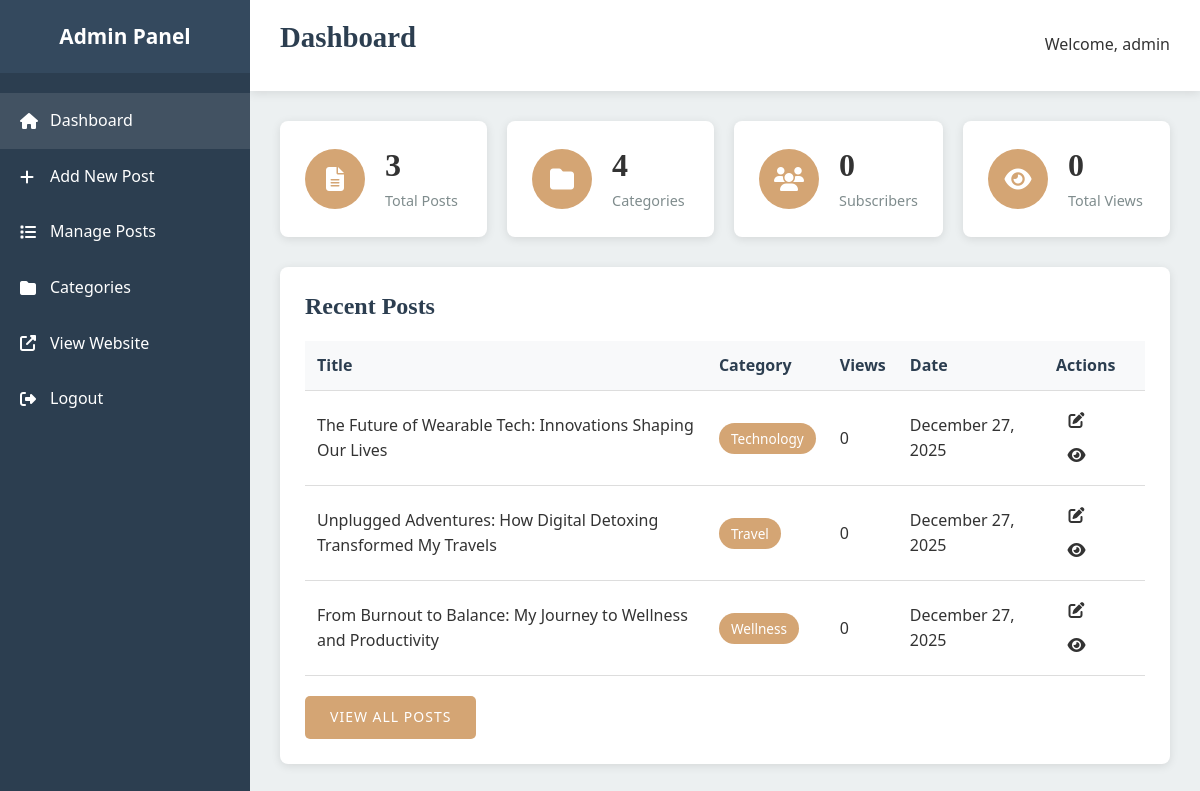
Page /admin/dashboard.php (signed in) on the committed database.
### tables this page shows
CREATE TABLE posts (
    id INT AUTO_INCREMENT PRIMARY KEY,
    title VARCHAR(255) NOT NULL,
    slug VARCHAR(255) UNIQUE NOT NULL,
    content TEXT NOT NULL,
    excerpt TEXT,
    image VARCHAR(255),
    category_id INT,
    author_id INT DEFAULT 1,
    is_featured TINYINT(1) DEFAULT 0,
    views INT DEFAULT 0,
    created_at TIMESTAMP DEFAULT CURRENT_TIMESTAMP,
    updated_at TIMESTAMP DEFAULT CURRENT_TIMESTAMP ON UPDATE CURRENT_TIMESTAMP,
    FOREIGN KEY (category_id) REFERENCES categories(id) ON DELETE SET NULL,
    FOREIGN KEY (author_id) REFERENCES users(id) ON DELETE CASCADE
);

CREATE TABLE categories (
    id INT AUTO_INCREMENT PRIMARY KEY,
    name VARCHAR(100) NOT NULL,
    slug VARCHAR(100) UNIQUE NOT NULL,
    description TEXT,
    created_at TIMESTAMP DEFAULT CURRENT_TIMESTAMP
);

### includes/functions.php (called while the page is built, shortened)
<?php
function formatDate($date) {
    return date('F j, Y', strtotime($date));
}
?>

### admin/dashboard.php (the view, shortened to what this page needs)
<?php
require_once '../includes/config.php';
require_once '../includes/functions.php';
$total_posts = mysqli_fetch_assoc(mysqli_query($conn, "SELECT COUNT(*) as count FROM posts"))['count'];
$total_categories = mysqli_fetch_assoc(mysqli_query($conn, "SELECT COUNT(*) as count FROM categories"))['count'];
$total_subscribers = mysqli_fetch_assoc(mysqli_query($conn, "SELECT COUNT(*) as count FROM subscribers"))['count'];
$total_views = mysqli_fetch_assoc(mysqli_query($conn, "SELECT SUM(views) as total FROM posts"))['total'] ?? 0;
$recent_posts = mysqli_fetch_all(
    mysqli_query($conn, "SELECT p.*, c.name as category_name FROM posts p LEFT JOIN categories c ON p.category_id = c.id ORDER BY p.created_at DESC LIMIT 5"),
    MYSQLI_ASSOC
);
$page_title = 'Dashboard';
include 'includes/admin-header.php';
?>
<div class="dashboard-stats">
    <div class="stat-card">
        <div class="stat-icon"><i class="fas fa-file-alt"></i></div>
        <div class="stat-info">
            <h3><?php echo $total_posts; ?></h3>
            <p>Total Posts</p>
        </div>
    </div>
    <div class="stat-card">
        <div class="stat-icon"><i class="fas fa-folder"></i></div>
        <div class="stat-info">
            <h3><?php echo $total_categories; ?></h3>
            <p>Categories</p>
        </div>
    </div>
    <div class="stat-card">
        <div class="stat-icon"><i class="fas fa-users"></i></div>
        <div class="stat-info">
            <h3><?php echo $total_subscribers; ?></h3>
            <p>Subscribers</p>
        </div>
    </div>
    <div class="stat-card">
        <div class="stat-icon"><i class="fas fa-eye"></i></div>
        <div class="stat-info">
            <h3><?php echo number_format($total_views); ?></h3>
            <p>Total Views</p>
        </div>
    </div>
</div>
<div class="dashboard-content">
    <div class="content-section">
        <h2>Recent Posts</h2>
        <div class="table-responsive">
            <table class="data-table">
                <thead>
                    <tr>
                        <th>Title</th>
                        <th>Category</th>
                        <th>Views</th>
                        <th>Date</th>
                        <th>Actions</th>
                    </tr>
                </thead>
                <tbody>
                    <?php foreach ($recent_posts as $post): ?>
                    <tr>
                        <td><?php echo htmlspecialchars($post['title']); ?></td>
                        <td><span class="badge"><?php echo htmlspecialchars($post['category_name']); ?></span></td>
                        <td><?php echo $post['views']; ?></td>
                        <td><?php echo formatDate($post['created_at']); ?></td>
                        <td>
                            <a href="add-post.php?id=<?php echo $post['id']; ?>" class="btn-icon" title="Edit">
                                <i class="fas fa-edit"></i>
                            </a>
                            <a href="<?php echo SITE_URL; ?>/blog-single.php?slug=<?php echo $post['slug']; ?>"
                               class="btn-icon" title="View" target="_blank">
                                <i class="fas fa-eye"></i>
                            </a>
                        </td>
                    </tr>
                    <?php endforeach; ?>
                </tbody>
            </table>
        </div>
        <a href="manage-posts.php" class="btn btn-primary" style="margin-top: 20px;">View All Posts</a>
    </div>
</div>
<?php include 'includes/admin-footer.php'; ?>

### admin/includes/admin-header.php (shortened to what this page needs)
<!DOCTYPE html>
<html lang="en">
<head>
    <link rel="stylesheet" href="<?php echo SITE_URL; ?>/assets/css/style.css">
    <link rel="stylesheet" href="https://cdnjs.cloudflare.com/ajax/libs/font-awesome/6.4.0/css/all.min.css">
</head>
<body>
    <div class="admin-wrapper">
        <aside class="admin-sidebar">
            <div class="admin-logo">
                Admin Panel
            </div>
            <ul class="admin-menu">
                <li>
                    <a href="<?php echo SITE_URL; ?>/admin/dashboard.php" class="<?php echo basename($_SERVER['PHP_SELF']) == 'dashboard.php' ? 'active' : ''; ?>">
                        <i class="fas fa-home"></i> Dashboard
                    </a>
                </li>
                <li>
                    <a href="<?php echo SITE_URL; ?>/admin/add-post.php" class="<?php echo basename($_SERVER['PHP_SELF']) == 'add-post.php' ? 'active' : ''; ?>">
                        <i class="fas fa-plus"></i> Add New Post
                    </a>
                </li>
                <li>
                    <a href="<?php echo SITE_URL; ?>/admin/manage-posts.php" class="<?php echo basename($_SERVER['PHP_SELF']) == 'manage-posts.php' ? 'active' : ''; ?>">
                        <i class="fas fa-list"></i> Manage Posts
                    </a>
                </li>
                <li>
                    <a href="<?php echo SITE_URL; ?>/admin/categories.php" class="<?php echo basename($_SERVER['PHP_SELF']) == 'categories.php' ? 'active' : ''; ?>">
                        <i class="fas fa-folder"></i> Categories
                    </a>
                </li>
                <li>
                    <a href="<?php echo SITE_URL; ?>/" target="_blank">
                        <i class="fas fa-external-link-alt"></i> View Website
                    </a>
                </li>
                <li>
                    <a href="<?php echo SITE_URL; ?>/admin/logout.php">
                        <i class="fas fa-sign-out-alt"></i> Logout
                    </a>
                </li>
            </ul>
        </aside>
        <div class="admin-main">
            <header class="admin-header">
                <h1><?php echo isset($page_title) ? $page_title : 'Admin Panel'; ?></h1>
                <div class="admin-user">
                    <span>Welcome, <?php echo htmlspecialchars($_SESSION['admin_username']); ?></span>
                </div>
            </header>
            <div class="admin-content">

### admin/includes/admin-footer.php
</div>
        </div>
    </div>
</body>
</html>

### assets/css/style.css (style rules this page uses)
:root { --primary-color: #d4a574; --secondary-color: #1a1a1a; --text-color: #333; --light-text: #666; --bg-color: #fff; --light-bg: #f9f9f9; --border-color: #e0e0e0; --heading-font: 'Cormorant Garamond', serif; --body-font: 'Montserrat', sans-serif; --transition: all 0.3s ease; }
* { margin: 0; padding: 0; box-sizing: border-box; }
body { font-family: var(--body-font); color: var(--text-color); line-height: 1.6; font-size: 16px; }
a { text-decoration: none; color: inherit; transition: var(--transition); }
ul { list-style: none; }
h1, h2, h3, h4, h5, h6 { font-family: var(--heading-font); font-weight: 600; line-height: 1.2; margin-bottom: 1rem; }
.btn { display: inline-block; padding: 12px 30px; border: none; border-radius: 30px; cursor: pointer; font-size: 14px; font-weight: 500; text-transform: uppercase; letter-spacing: 1px; transition: var(--transition); }
.btn-primary { background-color: var(--primary-color); color: #fff; }

### admin/includes/admin-header.php (style rules this page uses)
:root { --admin-sidebar: #2c3e50; --admin-header: #34495e; }
* { margin: 0; padding: 0; box-sizing: border-box; }
body { font-family: 'Segoe UI', Tahoma, Geneva, Verdana, sans-serif; background-color: #ecf0f1; }
.admin-wrapper { display: flex; min-height: 100vh; }
.admin-sidebar { width: 250px; background-color: var(--admin-sidebar); color: #fff; position: fixed; height: 100vh; overflow-y: auto; }
.admin-logo { padding: 20px; text-align: center; background-color: var(--admin-header); font-size: 1.3rem; font-weight: 600; }
.admin-menu { list-style: none; padding: 20px 0; }
.admin-menu li a { display: flex; align-items: center; padding: 15px 20px; color: #fff; text-decoration: none; transition: background-color 0.3s; }
.admin-menu li a:hover, .admin-menu li a.active { background-color: rgba(255,255,255,0.1); }
.admin-menu li a i { margin-right: 10px; width: 20px; }
.admin-main { flex: 1; margin-left: 250px; }
.admin-header { background-color: #fff; padding: 20px 30px; box-shadow: 0 2px 10px rgba(0,0,0,0.1); display: flex; justify-content: space-between; align-items: center; }
.admin-header h1 { font-size: 1.8rem; color: #2c3e50; }
.admin-user { display: flex; align-items: center; gap: 15px; }
.admin-content { padding: 30px; }
.dashboard-stats { display: grid; grid-template-columns: repeat(4, 1fr); gap: 20px; margin-bottom: 30px; }
.stat-card { background: #fff; padding: 25px; border-radius: 8px; box-shadow: 0 2px 10px rgba(0,0,0,0.1); display: flex; align-items: center; gap: 20px; }
.stat-icon { width: 60px; height: 60px; display: flex; align-items: center; justify-content: center; background-color: var(--primary-color); color: #fff; border-radius: 50%; font-size: 1.5rem; }
.stat-info h3 { font-size: 2rem; margin-bottom: 5px; }
.stat-info p { color: #7f8c8d; font-size: 0.9rem; }
.content-section { background: #fff; padding: 25px; border-radius: 8px; box-shadow: 0 2px 10px rgba(0,0,0,0.1); margin-bottom: 20px; }
.content-section h2 { margin-bottom: 20px; color: #2c3e50; }
.btn { display: inline-block; padding: 10px 25px; background-color: var(--primary-color); color: #fff; border: none; border-radius: 5px; cursor: pointer; text-decoration: none; transition: background-color 0.3s; }
.table-responsive { overflow-x: auto; }
.data-table { width: 100%; border-collapse: collapse; }
.data-table th, .data-table td { padding: 12px; text-align: left; border-bottom: 1px solid #ddd; }
.data-table th { background-color: #f8f9fa; font-weight: 600; color: #2c3e50; }
.badge { display: inline-block; padding: 5px 12px; background-color: var(--primary-color); color: #fff; border-radius: 20px; font-size: 0.85rem; }
.btn-icon { display: inline-block; width: 35px; height: 35px; line-height: 35px; text-align: center; border-radius: 5px; margin: 0 3px; transition: background-color 0.3s; }

### rows in the picture
posts: title "The Future of Wearable Tech: Innovations Shaping Our Lives", category.name "Technology", views "0", created_at "December 27, 2025"
posts: title "Unplugged Adventures: How Digital Detoxing Transformed My Travels", category.name "Travel", views "0", created_at "December 27, 2025"
posts: title "From Burnout to Balance: My Journey to Wellness and Productivity", category.name "Wellness", views "0", created_at "December 27, 2025"

### other values in the picture
$page_title "Dashboard"
$_SESSION['admin_username'] "admin"
$total_posts "3"
$total_categories "4"
$total_subscribers "0"
$total_views "0"
